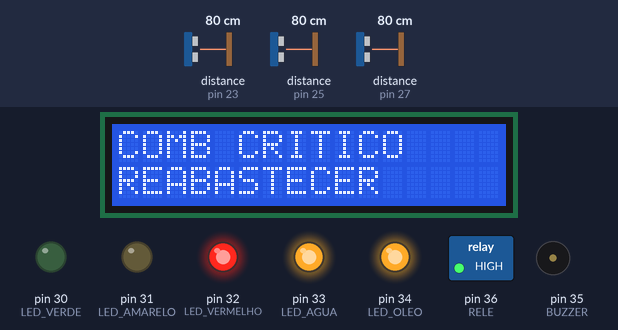
A sketch run on a simulated Arduino Mega 2560, built with avr-gcc and run on an emulated ATmega2560. Parts: 16×2 character LCD, switched loads named in the sketch (green lamp = pin HIGH), output pins drawn as LEDs (lit = HIGH), buzzer (waves = sounding). Wiring (inferred from the names in the program): 3 × ultrasonic range finder: trigger pin 22, echo pin 23 / trigger pin 24, echo pin 25 / trigger pin 26, echo pin 27. The test bench sets the inputs (shaded band); at power-on: distance to the obstacle (sensors on pin 23, pin 25, pin 27) 80 cm. The echo pulse lasts 58.3 µs per cm; the local clock reads 2024-03-15 10:24:30 at power-on unless the sketch sets it; storage starts empty; pins used as bus, display or sensor lines are not drawn; what the sketch prints to the serial monitor is not drawn.

Above: at 3.4 s.
3.5 s: distance to the obstacle (sensor on pin 23) set to 24 cm
At 5.5 s:
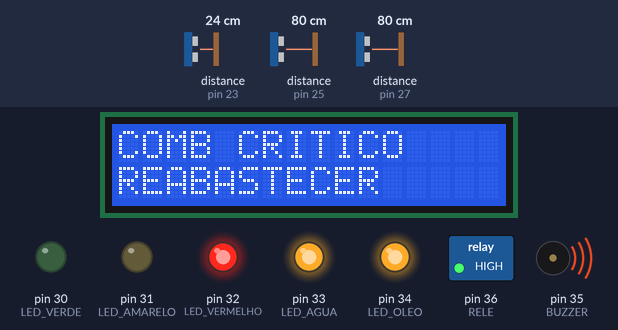
6.5 s: distance to the obstacle (sensor on pin 23) set to 19 cm
At 8.9 s:
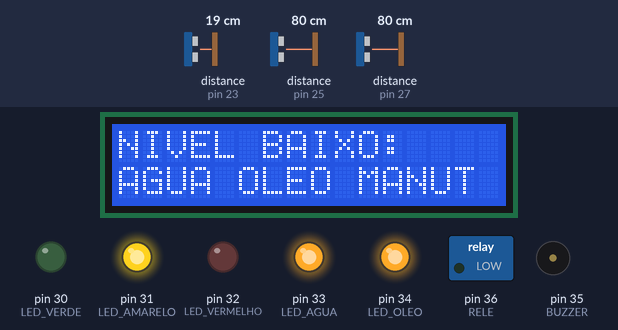
9.5 s: distance to the obstacle (sensor on pin 25) set to 7 cm
12.5 s: distance to the obstacle (sensor on pin 25) set to 4 cm
At 14.4 s:
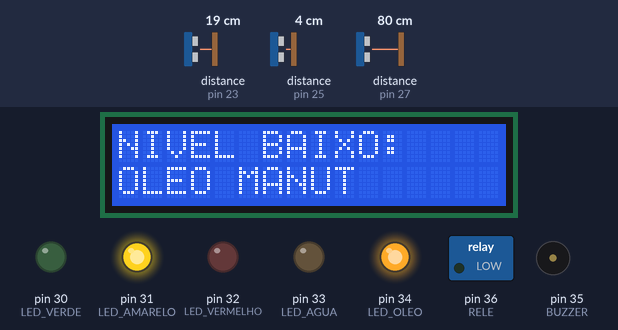
15.5 s: distance to the obstacle (sensor on pin 27) set to 6 cm
18.5 s: distance to the obstacle (sensor on pin 27) set to 3 cm
At 20.1 s:
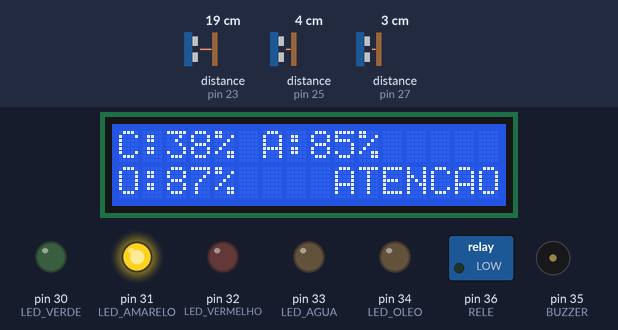
Timing chart, 0 to 21.6 s (numbered marks = the images above; inputs shaded):
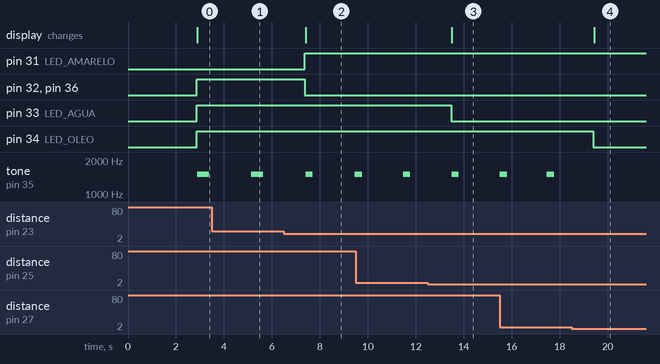

The sketch:

monitor_locomotiva.ino
```cpp
#include <Wire.h>
#include <LiquidCrystal_I2C.h>
#include <RTClib.h>
#include <SPI.h>
#include <SD.h>

// ======================================================
// LCD I2C
// ======================================================

LiquidCrystal_I2C lcd(0x27, 16, 2);

// ======================================================
// RTC
// ======================================================

RTC_DS1307 rtc;

// ======================================================
// SD CARD
// ======================================================

const int chipSelect = 53;

// Nome no formato 8.3 (maximo 8 caracteres antes do ponto).
// "historico" tem 9 letras e pode falhar na biblioteca SD padrao.
const char *ARQUIVO_LOG = "historic.txt";

// ======================================================
// SENSORES ULTRASSONICOS
// ======================================================

// Combustivel
#define TRIG_COMB 22
#define ECHO_COMB 23

// Agua
#define TRIG_AGUA 24
#define ECHO_AGUA 25

// Oleo
#define TRIG_OLEO 26
#define ECHO_OLEO 27

// ======================================================
// LEDs COMBUSTIVEL
// ======================================================

#define LED_VERDE      30
#define LED_AMARELO    31
#define LED_VERMELHO   32

// ======================================================
// LEDs ALERTA MANUTENCAO
// ======================================================

#define LED_AGUA   33
#define LED_OLEO   34

// ======================================================
// BUZZER E RELE
// ======================================================

#define BUZZER 35
#define RELE   36

// Muitos modulos rele de Arduino sao acionados em nivel BAIXO (active-LOW).
// Se o seu rele ligar invertido na pratica, troque para true.
const bool RELE_ATIVO_BAIXO = false;

// ======================================================
// CONFIGURACOES DOS TANQUES (altura em cm)
// ======================================================

float alturaTanqueComb = 30.0;
float alturaTanqueAgua = 25.0;
float alturaTanqueOleo = 20.0;

// ======================================================
// LIMIARES (%)
// ======================================================

const float COMB_CRITICO    = 30.0;   // abaixo: alarme + rele
const float COMB_ATENCAO    = 60.0;   // entre 30 e 60: amarelo
const float NIVEL_MIN_MANUT = 80.0;   // agua e oleo

// Valor retornado quando o sensor falha (sem eco / desconectado)
const float ERRO_SENSOR = -1.0;

// ======================================================
// VARIAVEIS
// ======================================================

unsigned long ultimoRegistro = 0;

const unsigned long intervaloSD = 10000;

// ======================================================
// FUNCAO MEDIA MOVEL (com protecao contra leitura invalida)
// ======================================================

float medirNivel(int trigPin, int echoPin, float alturaTanque)
{
    const int numLeituras = 10;

    float soma = 0;
    int leiturasValidas = 0;

    for (int i = 0; i < numLeituras; i++)
    {
        digitalWrite(trigPin, LOW);
        delayMicroseconds(2);

        digitalWrite(trigPin, HIGH);
        delayMicroseconds(10);

        digitalWrite(trigPin, LOW);

        long duracao = pulseIn(echoPin, HIGH, 30000);

        // Timeout = 0: sensor sem eco/desconectado. Descarta a leitura
        // em vez de tratar como distancia 0 (que daria 100% falso).
        if (duracao == 0)
        {
            delay(20);
            continue;
        }

        float distancia = duracao * 0.034 / 2;

        float nivel = ((alturaTanque - distancia) / alturaTanque) * 100;

        nivel = constrain(nivel, 0, 100);

        soma += nivel;
        leiturasValidas++;

        delay(20);
    }

    // Nenhuma leitura valida: sinaliza erro de sensor
    if (leiturasValidas == 0)
    {
        return ERRO_SENSOR;
    }

    return soma / leiturasValidas;
}

// ======================================================
// FUNCAO BUZZER
// ======================================================

void beepAlerta(int tempo)
{
    tone(BUZZER, 1500);
    delay(tempo);
    noTone(BUZZER);
}

// ======================================================
// CONTROLE DO RELE (respeita a polaridade do modulo)
// ======================================================

void acionarRele(bool ligar)
{
    if (RELE_ATIVO_BAIXO)
        digitalWrite(RELE, ligar ? LOW : HIGH);
    else
        digitalWrite(RELE, ligar ? HIGH : LOW);
}

// ======================================================
// AUXILIARES DE GRAVACAO NO SD
// ======================================================

void imprimeDoisDigitos(File &arquivo, int valor)
{
    if (valor < 10) arquivo.print('0');
    arquivo.print(valor);
}

void imprimeNivelSD(File &arquivo, float nivel)
{
    if (nivel < 0)
    {
        arquivo.print("ERRO");
    }
    else
    {
        arquivo.print(nivel, 1);
        arquivo.print('%');
    }
}

// ======================================================
// SALVAR HISTORICO NO SD
// ======================================================

void salvarSD(float comb, float agua, float oleo)
{
    File arquivo = SD.open(ARQUIVO_LOG, FILE_WRITE);

    if (arquivo)
    {
        DateTime now = rtc.now();

        // Data e hora com zero a esquerda (ex.: 05/03/2026 09:05:03)
        imprimeDoisDigitos(arquivo, now.day());
        arquivo.print('/');
        imprimeDoisDigitos(arquivo, now.month());
        arquivo.print('/');
        arquivo.print(now.year());

        arquivo.print(' ');

        imprimeDoisDigitos(arquivo, now.hour());
        arquivo.print(':');
        imprimeDoisDigitos(arquivo, now.minute());
        arquivo.print(':');
        imprimeDoisDigitos(arquivo, now.second());

        arquivo.print(" | Comb: ");
        imprimeNivelSD(arquivo, comb);

        arquivo.print(" | Agua: ");
        imprimeNivelSD(arquivo, agua);

        arquivo.print(" | Oleo: ");
        imprimeNivelSD(arquivo, oleo);

        arquivo.println();

        arquivo.close();

        Serial.println("Registro salvo no SD");
    }
    else
    {
        Serial.println("Erro ao abrir SD");
    }
}

// ======================================================
// AUXILIAR DE IMPRESSAO NO SERIAL
// ======================================================

void imprimeNivelSerial(const char *nome, float nivel)
{
    Serial.print(nome);
    Serial.print(": ");

    if (nivel < 0)
        Serial.println("ERRO (sensor)");
    else
    {
        Serial.print(nivel);
        Serial.println("%");
    }
}

// ======================================================
// SETUP
// ======================================================

void setup()
{
    Serial.begin(9600);

    // ==================================================
    // LCD
    // ==================================================

    lcd.init();
    lcd.backlight();

    lcd.setCursor(0, 0);
    lcd.print("Inicializando");

    // ==================================================
    // RTC
    // ==================================================

    if (!rtc.begin())
    {
        lcd.clear();
        lcd.print("Erro RTC");
        while (1);
    }

    // Se o RTC perdeu a hora (bateria fraca / primeira vez),
    // ajusta automaticamente para a data/hora da compilacao.
    if (!rtc.isrunning())
    {
        rtc.adjust(DateTime(F(__DATE__), F(__TIME__)));
        Serial.println("RTC ajustado para a hora de compilacao");
    }

    // ==================================================
    // SD CARD
    // ==================================================

    if (!SD.begin(chipSelect))
    {
        lcd.clear();
        lcd.print("Erro SD");
        Serial.println("Falha SD");
    }
    else
    {
        Serial.println("SD OK");
    }

    // ==================================================
    // PINOS SENSORES
    // ==================================================

    pinMode(TRIG_COMB, OUTPUT);
    pinMode(ECHO_COMB, INPUT);

    pinMode(TRIG_AGUA, OUTPUT);
    pinMode(ECHO_AGUA, INPUT);

    pinMode(TRIG_OLEO, OUTPUT);
    pinMode(ECHO_OLEO, INPUT);

    // ==================================================
    // LEDs
    // ==================================================

    pinMode(LED_VERDE, OUTPUT);
    pinMode(LED_AMARELO, OUTPUT);
    pinMode(LED_VERMELHO, OUTPUT);

    pinMode(LED_AGUA, OUTPUT);
    pinMode(LED_OLEO, OUTPUT);

    // ==================================================
    // BUZZER E RELE
    // ==================================================

    pinMode(BUZZER, OUTPUT);
    pinMode(RELE, OUTPUT);

    acionarRele(false);   // garante rele desligado na inicializacao

    // ==================================================

    lcd.clear();
    lcd.print("Sistema OK");

    delay(2000);
}

// ======================================================
// LOOP PRINCIPAL
// ======================================================

void loop()
{
    // ==================================================
    // LEITURA DOS NIVEIS
    // ==================================================

    float nivelComb = medirNivel(TRIG_COMB, ECHO_COMB, alturaTanqueComb);
    float nivelAgua = medirNivel(TRIG_AGUA, ECHO_AGUA, alturaTanqueAgua);
    float nivelOleo = medirNivel(TRIG_OLEO, ECHO_OLEO, alturaTanqueOleo);

    // ==================================================
    // SERIAL MONITOR
    // ==================================================

    imprimeNivelSerial("Combustivel", nivelComb);
    imprimeNivelSerial("Agua", nivelAgua);
    imprimeNivelSerial("Oleo", nivelOleo);
    Serial.println("--------------------");

    // ==================================================
    // AVALIACAO DOS ESTADOS
    // ==================================================

    bool combErro = (nivelComb < 0);
    bool aguaErro = (nivelAgua < 0);
    bool oleoErro = (nivelOleo < 0);

    bool combCritico = (!combErro && nivelComb <= COMB_CRITICO);
    bool combAtencao = (!combErro && nivelComb > COMB_CRITICO && nivelComb <= COMB_ATENCAO);
    bool combOk      = (!combErro && nivelComb > COMB_ATENCAO);

    bool aguaBaixa = (!aguaErro && nivelAgua < NIVEL_MIN_MANUT);
    bool oleoBaixo = (!oleoErro && nivelOleo < NIVEL_MIN_MANUT);

    // ==================================================
    // LEDs E RELE (sempre refletem o estado real)
    // ==================================================

    digitalWrite(LED_VERDE,    combOk      ? HIGH : LOW);
    digitalWrite(LED_AMARELO,  combAtencao ? HIGH : LOW);
    digitalWrite(LED_VERMELHO, (combCritico || combErro) ? HIGH : LOW);

    // Modo de reducao de potencia: acionado apenas no combustivel critico
    acionarRele(combCritico);

    digitalWrite(LED_AGUA, (aguaBaixa || aguaErro) ? HIGH : LOW);
    digitalWrite(LED_OLEO, (oleoBaixo || oleoErro) ? HIGH : LOW);

    // ==================================================
    // DISPLAY LCD POR PRIORIDADE
    // (uma unica tela e um unico beep por ciclo)
    //
    // Prioridade:
    //   1. Erro de sensor
    //   2. Combustivel critico
    //   3. Manutencao (agua e/ou oleo baixos)
    //   4. Tela normal de niveis
    // ==================================================

    lcd.clear();

    if (combErro || aguaErro || oleoErro)
    {
        lcd.setCursor(0, 0);
        lcd.print("ERRO SENSOR");

        lcd.setCursor(0, 1);
        if (combErro) lcd.print("C ");
        if (aguaErro) lcd.print("A ");
        if (oleoErro) lcd.print("O ");

        beepAlerta(300);
    }
    else if (combCritico)
    {
        lcd.setCursor(0, 0);
        lcd.print("COMB CRITICO");

        lcd.setCursor(0, 1);
        lcd.print("REABASTECER");

        beepAlerta(500);
    }
    else if (aguaBaixa || oleoBaixo)
    {
        lcd.setCursor(0, 0);
        lcd.print("NIVEL BAIXO:");

        lcd.setCursor(0, 1);
        if (aguaBaixa) lcd.print("AGUA ");
        if (oleoBaixo) lcd.print("OLEO ");
        lcd.print("MANUT");

        beepAlerta(300);
    }
    else
    {
        // Tela normal de niveis
        lcd.setCursor(0, 0);
        lcd.print("C:");
        lcd.print(nivelComb, 0);
        lcd.print("% A:");
        lcd.print(nivelAgua, 0);
        lcd.print("%");

        lcd.setCursor(0, 1);
        lcd.print("O:");
        lcd.print(nivelOleo, 0);
        lcd.print("%");

        if (combAtencao)
        {
            lcd.setCursor(9, 1);
            lcd.print("ATENCAO");
        }
    }

    // ==================================================
    // REGISTRO NO SD
    // ==================================================

    if (millis() - ultimoRegistro > intervaloSD)
    {
        salvarSD(nivelComb, nivelAgua, nivelOleo);
        ultimoRegistro = millis();
    }

    // ==================================================

    delay(1000);
}
```

Measured:
- the behaviour switches between 22 and 21 cm on distance to the obstacle (sensor on pin 23) (found by bisection; images 1 and 2)
- the behaviour switches between 6 and 5 cm on distance to the obstacle (sensor on pin 25) (found by bisection; images 2 and 3)
- the behaviour switches between 5 and 4 cm on distance to the obstacle (sensor on pin 27) (found by bisection; images 3 and 4)
- after the input at 6.5 s, pin 31 (LED_AMARELO): LOW → HIGH after 0.88 s; pin 32 (LED_VERMELHO), pin 36 (RELE): HIGH → LOW after 0.88 s; the display: changes after 0.90 s (image 2)
- after the input at 12.5 s, pin 33 (LED_AGUA): HIGH → LOW after 0.97 s; the display: changes after 1.0 s (image 3)
- after the input at 18.5 s, pin 34 (LED_OLEO): HIGH → LOW after 0.91 s; tone on pin 35 (BUZZER): stops changing and stays silent; the display: changes after 0.94 s (image 4)
- by itself, tone on pin 35 (BUZZER): alternates 1500 Hz for 0.30 s and silent for 1.7 s
